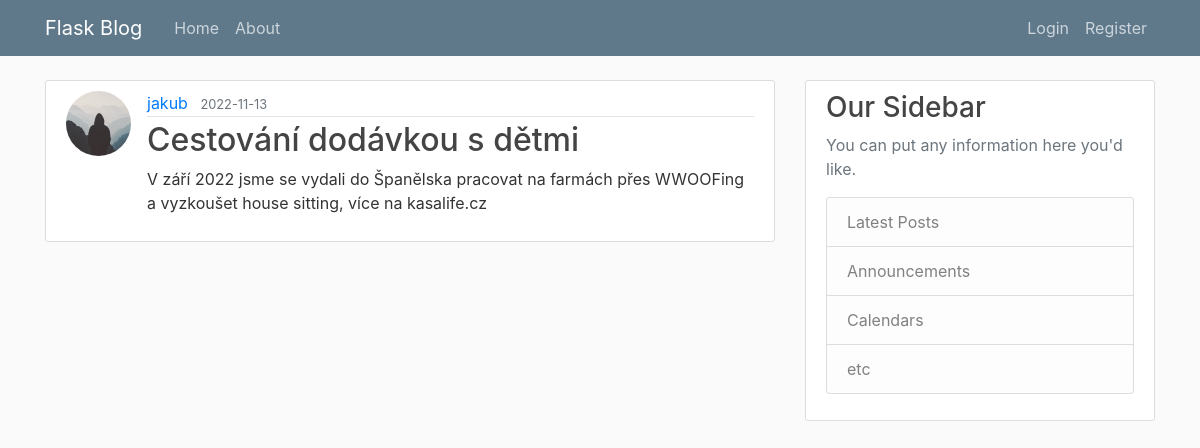
Page /home on the earlier database version.
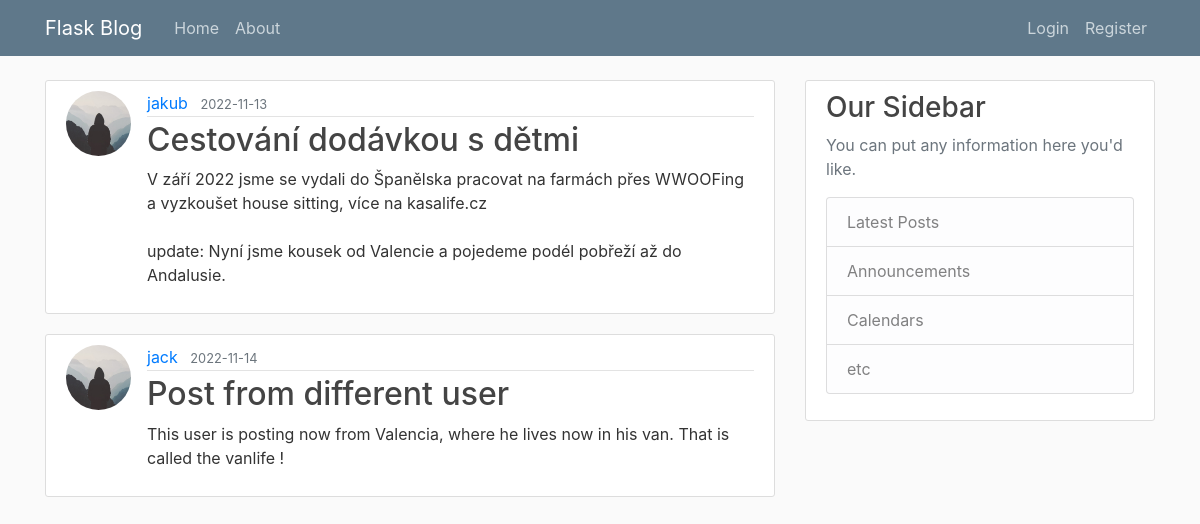
Same page on the later database version.
### travelblog/models.py (models this page shows, shortened)
class Post(db.Model):
    id = db.Column(db.Integer, primary_key=True)
    title = db.Column(db.String(100), nullable = False)
    date_posted = db.Column(db.DateTime, nullable = False, default = datetime.utcnow)
    content = db.Column(db.Text, nullable = False)
    user_id = db.Column(db.Integer, db.ForeignKey('user.id'), nullable = False)

class User(db.Model, UserMixin):
    id = db.Column(db.Integer, primary_key=True)
    username = db.Column(db.String(20), unique=True, nullable = False)
    email = db.Column(db.String(120), unique=True, nullable = False)
    image_file = db.Column(db.String(20), nullable = False, default ='default.jpg')
    password = db.Column(db.String(60), nullable = False)
    posts = db.relationship('Post', backref='author', lazy=True)

### travelblog/routes.py (the view)
@app.route('/')
@app.route('/home')
def home():
    posts = Post.query.all()
    return render_template ('home.html', posts = posts)

### travelblog/templates/home.html
{% extends "layout.html" %}
{% block content %}
	{%for post in posts%}
		<article class="media content-section">
			<img class="rounded-circle article-img" src="{{ url_for('static', filename='profile_pics/' + post.author.image_file) }}">
		  <div class="media-body">
		    <div class="article-metadata">
		      <a class="mr-2" href="#">{{ post.author.username }}</a>
		      <small class="text-muted">{{ post.date_posted.strftime('%Y-%m-%d') }}</small>
		    </div>
		    <h2><a class="article-title" href="{{ url_for('post', post_id = post.id) }}">{{ post.title }}</a></h2>
		    <p class="article-content">{{ post.content }}</p>
		  </div>
		</article>
	{% endfor%}
{% endblock content %}

### travelblog/templates/layout.html (shortened to what this page needs)
<!DOCTYPE html>
<html>
<head>
    <link rel="stylesheet" href="https://cdn.jsdelivr.net/npm/bootstrap@4.3.1/dist/css/bootstrap.min.css">
    <link rel="stylesheet" type = "text/css" href= "{{ url_for('static', filename= 'main.css') }}">
</head>
<body>
	<header class="site-header">
	  <nav class="navbar navbar-expand-md navbar-dark bg-steel fixed-top">
	    <div class="container">
	      <a class="navbar-brand mr-4" href="/">Flask Blog</a>
	      <div class="collapse navbar-collapse" id="navbarToggle">
	        <div class="navbar-nav mr-auto">
	          <a class="nav-item nav-link" href="{{ url_for ('home') }}">Home</a>
	          <a class="nav-item nav-link" href="{{ url_for ('about') }}">About</a>
	        </div>
	        <div class="navbar-nav">
	        	{% if current_user.is_authenticated %}
	        		<a class="nav-item nav-link" href="{{ url_for ('new_post') }}">New Post</a>
	        		<a class="nav-item nav-link" href="{{ url_for ('account') }}">Account</a>
	        		<a class="nav-item nav-link" href="{{ url_for ('logout') }}">Logout</a>
	        	{% else %}
	          <a class="nav-item nav-link" href="{{ url_for ('login') }}">Login</a>
	          <a class="nav-item nav-link" href="{{ url_for ('register') }}">Register</a>
	          {% endif %}
	        </div>
	      </div>
	    </div>
	  </nav>
	</header>
	<main role="main" class="container">
	  <div class="row">
	    <div class="col-md-8">
	    	{% block content %}{% endblock %}
	    </div>
	    <div class="col-md-4">
	      <div class="content-section">
	        <h3>Our Sidebar</h3>
	        <p class='text-muted'>You can put any information here you'd like.
	          <ul class="list-group">
	            <li class="list-group-item list-group-item-light">Latest Posts</li>
	            <li class="list-group-item list-group-item-light">Announcements</li>
	            <li class="list-group-item list-group-item-light">Calendars</li>
	            <li class="list-group-item list-group-item-light">etc</li>
	          </ul>
	        </p>
	      </div>
	    </div>
	  </div>
	</main>
</body>
</html>

### travelblog/static/main.css (style rules this page uses)
body { background: #fafafa; color: #333333; margin-top: 5rem; }
h1, h2, h3, h4, h5, h6 { color: #444444; }
.bg-steel { background-color: #5f788a; }
.site-header .navbar-nav .nav-link { color: #cbd5db; }
.content-section { background: #ffffff; padding: 10px 20px; border: 1px solid #dddddd; border-radius: 3px; margin-bottom: 20px; }
.article-title { color: #444444; }
.article-content { white-space: pre-line; }
.article-img { height: 65px; width: 65px; margin-right: 16px; }
.article-metadata { padding-bottom: 1px; margin-bottom: 4px; border-bottom: 1px solid #e3e3e3 }

Differences in the rows shown:
changed Post "Cestování dodávkou s dětmi": content "V září 2022 jsme se vydali do Španělska pracovat na farmách přes WWOOFing a vyzkoušet house sitting, více na kasalife.cz" → "…sitting, více na kasalife.cz update: Nyní jsme kousek od Valencie a pojedeme podél pobřeží až do Andalusie."
added Post: image_file (placeholder picture), author.username "jack", date_posted "2022-11-14", title "Post from different user", content "This user is posting now from Valencia, where he lives now in his van. That is called the vanlife !"
